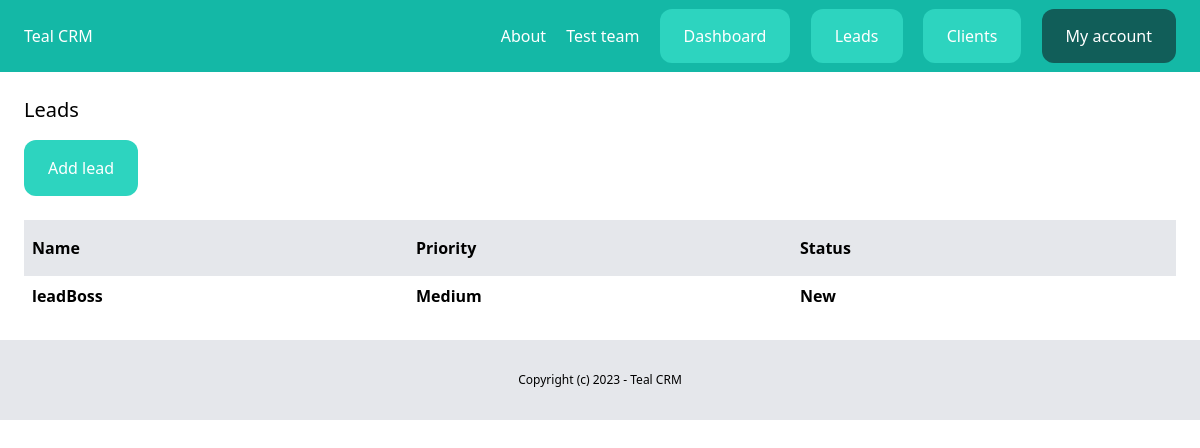
Screenshot of /dashboard/leads/ (signed in) with the database file from the repository.
### teams/models.py (models this page shows, shortened)
class Team(models.Model):
    plan = models.ForeignKey(Plan, related_name='teams', blank=True, null=True, on_delete=models.CASCADE)
    name = models.CharField(max_length=100)
    members = models.ManyToManyField(User, related_name='teams')
    created_by = models.ForeignKey(User, related_name='created_teams', on_delete=models.CASCADE)
    created_at = models.DateTimeField(auto_now_add=True)

### lead/models.py (models this page shows, shortened)
class Lead(models.Model):
    LOW = 'low'
    MEDIUM = 'medium'
    HIGH = 'high'
    CHOICES_PRIORITY = (
        (LOW, 'Low'),
        (MEDIUM, 'Medium'),
        (HIGH, 'High'),
    )
    NEW = 'new'
    CONTACTED = 'contacted'
    WON = 'won'
    LOST = 'lost'
    CHOICES_STATUS = (
        (NEW, 'New'),
        (CONTACTED, 'Contacted'),
        (WON, 'Won'),
        (LOST, 'Lost'),
    )
    team = models.ForeignKey(Team, related_name='leads', on_delete=models.CASCADE)
    name = models.CharField(max_length=255)
    email = models.EmailField()
    description = models.TextField(blank=True, null=True)
    priority = models.CharField(max_length=10, choices=CHOICES_PRIORITY, default=MEDIUM)
    status = models.CharField(max_length=10, choices=CHOICES_STATUS, default=NEW)
    converted_to_client = models.BooleanField(default=False)
    created_by = models.ForeignKey(User, related_name='leads', on_delete=models.CASCADE)
    created_at = models.DateTimeField(auto_now_add=True)
    modified_at = models.DateTimeField(auto_now=True)
    class Meta:
        ordering = ('name',)

### lead/views.py (the view)
# urls.py: path('', views.LeadListView.as_view(), name='list'),
class LeadListView(LoginRequiredMixin, ListView):
    model = Lead
    def get_queryset(self):
        queryset = Lead.objects.filter(created_by = self.request.user, converted_to_client=False)
        return queryset

### teams/context_processors.py (called while the page is built)
def active_team(request):
    if request.user.is_authenticated:
        if request.user.userprofile.active_team:
            active_team = request.user.userprofile.active_team
        else:
            active_team = Team.objects.filter(created_by=request.user)[0]
    else:
        active_team = None
    return {'active_team': active_team}

### lead/templates/lead/lead_list.html (shortened to what this page needs)
{% extends 'core/base.html' %}
{% block content %}
<div class="py-6 px-6">
    <h1 class="mb-4 text-xl">Leads</h1>
    <a href="{% url 'leads:add' %}" class="inline-block py-4 px-6 bg-teal-400 rounded-xl text-white">Add lead</a>
    {% if object_list %}
        <div class="mt-6 flex justify-between">
            <p class="py-4 px-2 bg-gray-200 font-semibold w-full">Name</p>
            <p class="py-4 px-2 bg-gray-200 font-semibold w-full">Priority</p>
            <p class="py-4 px-2 bg-gray-200 font-semibold w-full">Status</p>
        </div>
        {% for lead in object_list %}
            <div class="flex justify-between {% cycle '' 'bg-gray-100' %}">
                <p class="py-2 px-2 font-semibold w-full">
                    <a href="{% url 'leads:detail' lead.id %}">{{ lead.name }}</a>
                </p>
                <p class="py-2 px-2 font-semibold w-full">{{ lead.get_priority_display }}</p>
                <p class="py-2 px-2 font-semibold w-full">{{ lead.get_status_display }}</p>
            </div>
        {% endfor %}
    {% else %}
        <p class="mt-6 px-2 text-center font-bold">There are no leads in the database yet...</p>
        <p class="px-2 text-center font-bold">=P</p>
    {% endif %}
</div>
{% endblock %}

### core/templates/core/partials/nav.html
<nav class="py-6 px-6 bg-teal-500 flex justify-between">
    <a href="/" class="text-white">Teal CRM</a>
    <div class="space-x-4">
      <a href="{% url 'about' %}" class="text-white">About</a>
      {% if request.user.is_authenticated %}
        <a href="{% url 'teams:detail' active_team.id %}" class="text-white">{{ active_team.name }}</a>
        <a href="{% url 'dashboard:index' %}" class="py-4 px-6 bg-teal-400 rounded-xl text-white">Dashboard</a>
        <a href="{% url 'leads:list' %}" class="py-4 px-6 bg-teal-400 rounded-xl text-white">Leads</a>
        <a href="{% url 'clients:list' %}" class="py-4 px-6 bg-teal-400 rounded-xl text-white">Clients</a>
        <a href="{% url 'userprofile:myaccount' %}" class="py-4 px-6 bg-teal-800 rounded-xl text-white">My account</a>
      {% else %}
        <a href="{% url 'login' %}" class="py-4 px-6 bg-teal-600 rounded-xl text-white">Log in</a>
        <a href="{% url 'userprofile:signup' %}" class="py-4 px-6 bg-teal-400 rounded-xl text-white">Sign up</a>
      {% endif %}
    </div>
</nav>

### rows the page displays
Team: name "Test team"
Lead: name "leadBoss", priority "Medium", status "New"
